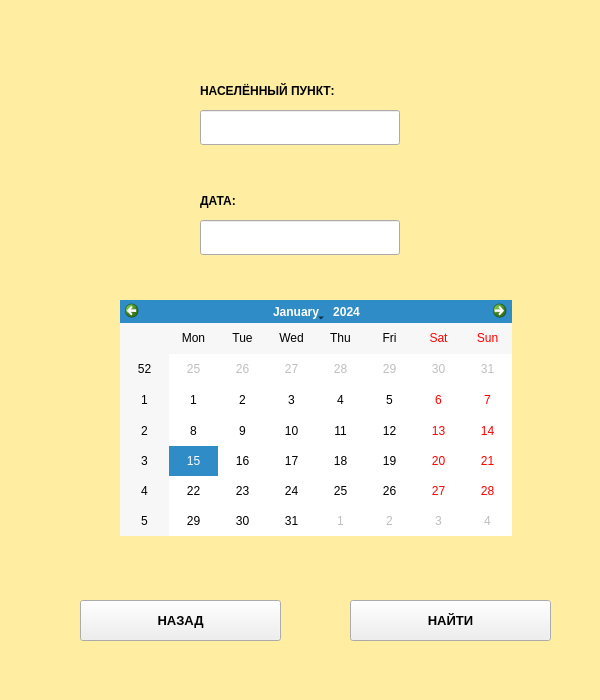
<?xml version="1.0" encoding="UTF-8"?>
<ui version="4.0">
 <class>MainWindow</class>
 <widget class="QMainWindow" name="MainWindow">
  <property name="geometry">
   <rect>
    <x>0</x>
    <y>0</y>
    <width>600</width>
    <height>700</height>
   </rect>
  </property>
  <property name="windowTitle">
   <string>ПРОГНОЗ ПОГОДЫ</string>
  </property>
  <widget class="QWidget" name="centralwidget">
   <widget class="QLabel" name="fon1">
    <property name="geometry">
     <rect>
      <x>0</x>
      <y>0</y>
      <width>600</width>
      <height>700</height>
     </rect>
    </property>
    <property name="styleSheet">
     <string notr="true">background-color: rgb(255, 237, 161);</string>
    </property>
    <property name="text">
     <string/>
    </property>
   </widget>
   <widget class="QLineEdit" name="vvodc">
    <property name="geometry">
     <rect>
      <x>200</x>
      <y>110</y>
      <width>200</width>
      <height>35</height>
     </rect>
    </property>
   </widget>
   <widget class="QLabel" name="city">
    <property name="geometry">
     <rect>
      <x>200</x>
      <y>80</y>
      <width>200</width>
      <height>21</height>
     </rect>
    </property>
    <property name="font">
     <font>
      <pointsize>9</pointsize>
      <weight>75</weight>
      <bold>true</bold>
     </font>
    </property>
    <property name="text">
     <string>НАСЕЛЁННЫЙ ПУНКТ:</string>
    </property>
   </widget>
   <widget class="QLabel" name="data">
    <property name="geometry">
     <rect>
      <x>200</x>
      <y>190</y>
      <width>200</width>
      <height>21</height>
     </rect>
    </property>
    <property name="font">
     <font>
      <pointsize>9</pointsize>
      <weight>75</weight>
      <bold>true</bold>
     </font>
    </property>
    <property name="text">
     <string>ДАТА:</string>
    </property>
   </widget>
   <widget class="QLineEdit" name="vvodd">
    <property name="geometry">
     <rect>
      <x>200</x>
      <y>220</y>
      <width>200</width>
      <height>35</height>
     </rect>
    </property>
   </widget>
   <widget class="QCalendarWidget" name="calendar">
    <property name="geometry">
     <rect>
      <x>120</x>
      <y>300</y>
      <width>392</width>
      <height>236</height>
     </rect>
    </property>
   </widget>
   <widget class="QPushButton" name="btn3">
    <property name="geometry">
     <rect>
      <x>80</x>
      <y>600</y>
      <width>201</width>
      <height>41</height>
     </rect>
    </property>
    <property name="font">
     <font>
      <pointsize>10</pointsize>
      <weight>75</weight>
      <bold>true</bold>
     </font>
    </property>
    <property name="text">
     <string>НАЗАД</string>
    </property>
   </widget>
   <widget class="QPushButton" name="btn4">
    <property name="geometry">
     <rect>
      <x>350</x>
      <y>600</y>
      <width>201</width>
      <height>41</height>
     </rect>
    </property>
    <property name="font">
     <font>
      <pointsize>10</pointsize>
      <weight>75</weight>
      <bold>true</bold>
     </font>
    </property>
    <property name="text">
     <string>НАЙТИ</string>
    </property>
   </widget>
  </widget>
 </widget>
 <resources/>
 <connections/>
</ui>
